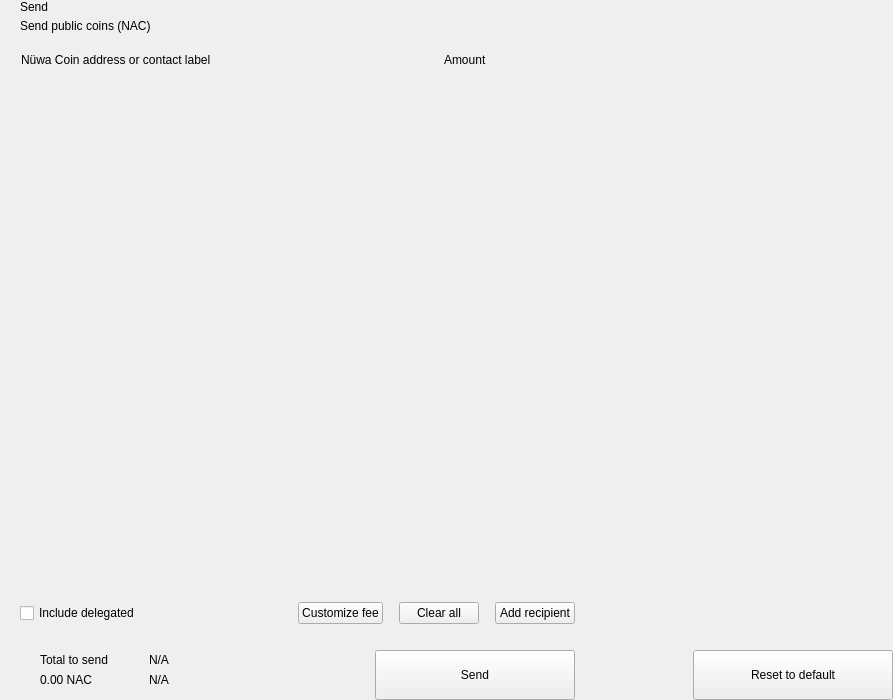
<?xml version="1.0" encoding="UTF-8"?>
<ui version="4.0">
 <class>send</class>
 <widget class="QWidget" name="send">
  <property name="geometry">
   <rect>
    <x>0</x>
    <y>0</y>
    <width>893</width>
    <height>700</height>
   </rect>
  </property>
  <property name="windowTitle">
   <string>Form</string>
  </property>
  <layout class="QHBoxLayout" name="horizontalLayout_2" stretch="2,1">
   <property name="spacing">
    <number>0</number>
   </property>
   <property name="leftMargin">
    <number>0</number>
   </property>
   <property name="topMargin">
    <number>0</number>
   </property>
   <property name="rightMargin">
    <number>0</number>
   </property>
   <property name="bottomMargin">
    <number>0</number>
   </property>
   <item>
    <widget class="QWidget" name="left" native="true">
     <layout class="QVBoxLayout" name="verticalLayout_3">
      <property name="spacing">
       <number>0</number>
      </property>
      <property name="leftMargin">
       <number>0</number>
      </property>
      <property name="topMargin">
       <number>0</number>
      </property>
      <property name="rightMargin">
       <number>0</number>
      </property>
      <property name="bottomMargin">
       <number>0</number>
      </property>
      <item>
       <layout class="QVBoxLayout" name="verticalLayout_22" stretch="0,0,0,1,0,0,0,0">
        <property name="spacing">
         <number>0</number>
        </property>
        <item>
         <layout class="QHBoxLayout" name="horizontalLayout_3">
          <property name="spacing">
           <number>0</number>
          </property>
          <property name="leftMargin">
           <number>20</number>
          </property>
          <property name="rightMargin">
           <number>20</number>
          </property>
          <item>
           <layout class="QVBoxLayout" name="verticalLayout">
            <property name="spacing">
             <number>5</number>
            </property>
            <item>
             <widget class="QLabel" name="labelTitle">
              <property name="text">
               <string>Send</string>
              </property>
              <property name="alignment">
               <set>Qt::AlignLeading|Qt::AlignLeft|Qt::AlignVCenter</set>
              </property>
             </widget>
            </item>
            <item>
             <widget class="QLabel" name="labelSubtitle1">
              <property name="text">
               <string>Send public coins (NAC)</string>
              </property>
             </widget>
            </item>
           </layout>
          </item>
          <item>
           <spacer name="horizontalSpacer">
            <property name="orientation">
             <enum>Qt::Horizontal</enum>
            </property>
            <property name="sizeHint" stdset="0">
             <size>
              <width>40</width>
              <height>20</height>
             </size>
            </property>
           </spacer>
          </item>
         </layout>
        </item>
        <item>
         <spacer name="verticalSpacer_2">
          <property name="orientation">
           <enum>Qt::Vertical</enum>
          </property>
          <property name="sizeType">
           <enum>QSizePolicy::Fixed</enum>
          </property>
          <property name="sizeHint" stdset="0">
           <size>
            <width>20</width>
            <height>20</height>
           </size>
          </property>
         </spacer>
        </item>
        <item>
         <layout class="QHBoxLayout" name="horizontalLayout" stretch="6,0,2">
          <property name="spacing">
           <number>0</number>
          </property>
          <property name="leftMargin">
           <number>10</number>
          </property>
          <property name="topMargin">
           <number>0</number>
          </property>
          <property name="rightMargin">
           <number>20</number>
          </property>
          <property name="bottomMargin">
           <number>0</number>
          </property>
          <item>
           <widget class="QLabel" name="labelSubtitleAddress">
            <property name="styleSheet">
             <string notr="true">margin-left:8px;</string>
            </property>
            <property name="text">
             <string>Nüwa Coin address or contact label</string>
            </property>
           </widget>
          </item>
          <item>
           <spacer name="horizontalSpacer_3">
            <property name="orientation">
             <enum>Qt::Horizontal</enum>
            </property>
            <property name="sizeType">
             <enum>QSizePolicy::Fixed</enum>
            </property>
            <property name="sizeHint" stdset="0">
             <size>
              <width>40</width>
              <height>1</height>
             </size>
            </property>
           </spacer>
          </item>
          <item>
           <widget class="QLabel" name="labelSubtitleAmount">
            <property name="text">
             <string>Amount</string>
            </property>
           </widget>
          </item>
         </layout>
        </item>
        <item>
         <widget class="QScrollArea" name="scrollArea">
          <property name="minimumSize">
           <size>
            <width>0</width>
            <height>350</height>
           </size>
          </property>
          <property name="styleSheet">
           <string notr="true">#scrollArea {
            background:transparent;
            margin-top:10px;
}</string>
          </property>
          <property name="horizontalScrollBarPolicy">
           <enum>Qt::ScrollBarAlwaysOff</enum>
          </property>
          <property name="sizeAdjustPolicy">
           <enum>QAbstractScrollArea::AdjustIgnored</enum>
          </property>
          <property name="widgetResizable">
           <bool>true</bool>
          </property>
          <property name="alignment">
           <set>Qt::AlignLeading|Qt::AlignLeft|Qt::AlignTop</set>
          </property>
          <widget class="QWidget" name="scrollAreaWidgetContents">
           <property name="geometry">
            <rect>
             <x>0</x>
             <y>0</y>
             <width>591</width>
             <height>16</height>
            </rect>
           </property>
           <property name="sizePolicy">
            <sizepolicy hsizetype="Preferred" vsizetype="Maximum">
             <horstretch>0</horstretch>
             <verstretch>0</verstretch>
            </sizepolicy>
           </property>
           <property name="autoFillBackground">
            <bool>false</bool>
           </property>
           <property name="styleSheet">
            <string notr="true">#scrollAreaWidgetContents {
             background:transparent;
             }</string>
           </property>
           <layout class="QVBoxLayout" name="verticalLayout_7">
            <property name="spacing">
             <number>0</number>
            </property>
            <property name="sizeConstraint">
             <enum>QLayout::SetDefaultConstraint</enum>
            </property>
            <property name="leftMargin">
             <number>0</number>
            </property>
            <property name="topMargin">
             <number>0</number>
            </property>
            <property name="rightMargin">
             <number>0</number>
            </property>
            <property name="bottomMargin">
             <number>0</number>
            </property>
           </layout>
          </widget>
         </widget>
        </item>
        <item>
         <spacer name="verticalSpacer_4">
          <property name="orientation">
           <enum>Qt::Vertical</enum>
          </property>
          <property name="sizeType">
           <enum>QSizePolicy::Fixed</enum>
          </property>
          <property name="sizeHint" stdset="0">
           <size>
            <width>20</width>
            <height>20</height>
           </size>
          </property>
         </spacer>
        </item>
        <item>
         <layout class="QHBoxLayout" name="horizontalLayout_20">
          <property name="spacing">
           <number>6</number>
          </property>
          <property name="leftMargin">
           <number>20</number>
          </property>
          <property name="rightMargin">
           <number>20</number>
          </property>
          <item>
           <widget class="QCheckBox" name="checkBoxDelegations">
            <property name="layoutDirection">
             <enum>Qt::LeftToRight</enum>
            </property>
            <property name="text">
             <string>Include delegated</string>
            </property>
           </widget>
          </item>
          <item>
           <spacer name="horizontalSpacer_4">
            <property name="orientation">
             <enum>Qt::Horizontal</enum>
            </property>
            <property name="sizeHint" stdset="0">
             <size>
              <width>10</width>
              <height>20</height>
             </size>
            </property>
           </spacer>
          </item>
          <item>
           <widget class="QPushButton" name="pushButtonFee">
            <property name="focusPolicy">
             <enum>Qt::NoFocus</enum>
            </property>
            <property name="text">
             <string>Customize fee</string>
            </property>
           </widget>
          </item>
          <item>
           <spacer name="horizontalSpacer_11">
            <property name="orientation">
             <enum>Qt::Horizontal</enum>
            </property>
            <property name="sizeType">
             <enum>QSizePolicy::Minimum</enum>
            </property>
            <property name="sizeHint" stdset="0">
             <size>
              <width>10</width>
              <height>20</height>
             </size>
            </property>
           </spacer>
          </item>
          <item>
           <widget class="QPushButton" name="pushButtonClear">
            <property name="focusPolicy">
             <enum>Qt::NoFocus</enum>
            </property>
            <property name="layoutDirection">
             <enum>Qt::RightToLeft</enum>
            </property>
            <property name="text">
             <string>Clear all</string>
            </property>
           </widget>
          </item>
          <item>
           <spacer name="horizontalSpacer_6">
            <property name="orientation">
             <enum>Qt::Horizontal</enum>
            </property>
            <property name="sizeType">
             <enum>QSizePolicy::Fixed</enum>
            </property>
            <property name="sizeHint" stdset="0">
             <size>
              <width>10</width>
              <height>20</height>
             </size>
            </property>
           </spacer>
          </item>
          <item>
           <widget class="QPushButton" name="pushButtonAddRecipient">
            <property name="focusPolicy">
             <enum>Qt::NoFocus</enum>
            </property>
            <property name="text">
             <string>Add recipient</string>
            </property>
           </widget>
          </item>
         </layout>
        </item>
        <item>
         <spacer name="verticalSpacer">
          <property name="orientation">
           <enum>Qt::Vertical</enum>
          </property>
          <property name="sizeType">
           <enum>QSizePolicy::Fixed</enum>
          </property>
          <property name="sizeHint" stdset="0">
           <size>
            <width>20</width>
            <height>16</height>
           </size>
          </property>
         </spacer>
        </item>
        <item>
         <layout class="QHBoxLayout" name="horizontalLayout_7">
          <property name="rightMargin">
           <number>20</number>
          </property>
          <item>
           <layout class="QHBoxLayout" name="horizontalLayout_10">
            <property name="spacing">
             <number>0</number>
            </property>
            <property name="leftMargin">
             <number>8</number>
            </property>
            <item>
             <widget class="QStackedWidget" name="stackedWidget">
              <property name="minimumSize">
               <size>
                <width>0</width>
                <height>60</height>
               </size>
              </property>
              <property name="maximumSize">
               <size>
                <width>16777215</width>
                <height>60</height>
               </size>
              </property>
              <widget class="QWidget" name="page1">
               <layout class="QVBoxLayout" name="verticalLayout_71" stretch="0">
                <property name="spacing">
                 <number>6</number>
                </property>
                <property name="leftMargin">
                 <number>12</number>
                </property>
                <property name="topMargin">
                 <number>0</number>
                </property>
                <property name="rightMargin">
                 <number>0</number>
                </property>
                <property name="bottomMargin">
                 <number>0</number>
                </property>
                <item>
                 <widget class="QWidget" name="coinWidget" native="true">
                  <property name="minimumSize">
                   <size>
                    <width>0</width>
                    <height>60</height>
                   </size>
                  </property>
                  <property name="maximumSize">
                   <size>
                    <width>16777215</width>
                    <height>60</height>
                   </size>
                  </property>
                  <layout class="QHBoxLayout" name="horizontalLayout_9">
                   <property name="spacing">
                    <number>0</number>
                   </property>
                   <property name="leftMargin">
                    <number>20</number>
                   </property>
                   <property name="topMargin">
                    <number>10</number>
                   </property>
                   <property name="rightMargin">
                    <number>20</number>
                   </property>
                   <property name="bottomMargin">
                    <number>10</number>
                   </property>
                   <item>
                    <layout class="QVBoxLayout" name="verticalSend">
                     <property name="spacing">
                      <number>0</number>
                     </property>
                     <item>
                      <widget class="QLabel" name="labelTitleTotalSend">
                       <property name="text">
                        <string>Total to send</string>
                       </property>
                      </widget>
                     </item>
                     <item>
                      <widget class="QLabel" name="labelAmountSend">
                       <property name="text">
                        <string notr="true">0.00 NAC</string>
                       </property>
                      </widget>
                     </item>
                    </layout>
                   </item>
                   <item>
                    <spacer name="horizontalSpacer_9">
                     <property name="orientation">
                      <enum>Qt::Horizontal</enum>
                     </property>
                     <property name="sizeType">
                      <enum>QSizePolicy::Fixed</enum>
                     </property>
                     <property name="sizeHint" stdset="0">
                      <size>
                       <width>20</width>
                       <height>20</height>
                      </size>
                     </property>
                    </spacer>
                   </item>
                   <item>
                    <widget class="QLabel" name="labelLine">
                     <property name="minimumSize">
                      <size>
                       <width>1</width>
                       <height>0</height>
                      </size>
                     </property>
                     <property name="maximumSize">
                      <size>
                       <width>1</width>
                       <height>16777215</height>
                      </size>
                     </property>
                     <property name="text">
                      <string/>
                     </property>
                    </widget>
                   </item>
                   <item>
                    <spacer name="horizontalSpacer_10">
                     <property name="orientation">
                      <enum>Qt::Horizontal</enum>
                     </property>
                     <property name="sizeType">
                      <enum>QSizePolicy::Fixed</enum>
                     </property>
                     <property name="sizeHint" stdset="0">
                      <size>
                       <width>20</width>
                       <height>20</height>
                      </size>
                     </property>
                    </spacer>
                   </item>
                   <item>
                    <layout class="QVBoxLayout" name="verticalRemaining">
                     <property name="spacing">
                      <number>0</number>
                     </property>
                     <item>
                      <widget class="QLabel" name="labelTitleTotalRemaining">
                       <property name="text">
                        <string notr="true">N/A</string>
                       </property>
                      </widget>
                     </item>
                     <item>
                      <widget class="QLabel" name="labelAmountRemaining">
                       <property name="text">
                        <string notr="true">N/A</string>
                       </property>
                      </widget>
                     </item>
                    </layout>
                   </item>
                  </layout>
                 </widget>
                </item>
               </layout>
              </widget>
              <widget class="QWidget" name="page_2"/>
             </widget>
            </item>
           </layout>
          </item>
          <item>
           <spacer name="horizontalSpacer_5">
            <property name="orientation">
             <enum>Qt::Horizontal</enum>
            </property>
            <property name="sizeType">
             <enum>QSizePolicy::Expanding</enum>
            </property>
            <property name="sizeHint" stdset="0">
             <size>
              <width>40</width>
              <height>20</height>
             </size>
            </property>
           </spacer>
          </item>
          <item alignment="Qt::AlignBottom">
           <widget class="QPushButton" name="pushButtonSave">
            <property name="minimumSize">
             <size>
              <width>200</width>
              <height>50</height>
             </size>
            </property>
            <property name="maximumSize">
             <size>
              <width>200</width>
              <height>50</height>
             </size>
            </property>
            <property name="focusPolicy">
             <enum>Qt::NoFocus</enum>
            </property>
            <property name="text">
             <string>Send</string>
            </property>
           </widget>
          </item>
         </layout>
        </item>
       </layout>
      </item>
     </layout>
    </widget>
   </item>
   <item>
    <widget class="QWidget" name="right" native="true">
     <layout class="QVBoxLayout" name="verticalLayout_5">
      <property name="leftMargin">
       <number>0</number>
      </property>
      <property name="topMargin">
       <number>0</number>
      </property>
      <property name="rightMargin">
       <number>0</number>
      </property>
      <property name="bottomMargin">
       <number>0</number>
      </property>
      <item>
       <layout class="QVBoxLayout" name="verticalLayout_4">
        <property name="spacing">
         <number>6</number>
        </property>
        <item>
         <widget class="OptionButton" name="btnCoinControl" native="true">
          <property name="minimumSize">
           <size>
            <width>0</width>
            <height>50</height>
           </size>
          </property>
         </widget>
        </item>
        <item>
         <widget class="OptionButton" name="btnChangeAddress" native="true">
          <property name="minimumSize">
           <size>
            <width>0</width>
            <height>50</height>
           </size>
          </property>
         </widget>
        </item>
        <item>
         <widget class="OptionButton" name="btnUri" native="true">
          <property name="minimumSize">
           <size>
            <width>0</width>
            <height>50</height>
           </size>
          </property>
         </widget>
        </item>
        <item>
         <spacer name="verticalSpacer_5">
          <property name="orientation">
           <enum>Qt::Vertical</enum>
          </property>
          <property name="sizeHint" stdset="0">
           <size>
            <width>20</width>
            <height>40</height>
           </size>
          </property>
         </spacer>
        </item>
        <item>
         <layout class="QHBoxLayout" name="horizontalLayout_8">
          <item>
           <spacer name="horizontalSpacer_7">
            <property name="orientation">
             <enum>Qt::Horizontal</enum>
            </property>
            <property name="sizeHint" stdset="0">
             <size>
              <width>40</width>
              <height>20</height>
             </size>
            </property>
           </spacer>
          </item>
          <item>
           <widget class="QPushButton" name="pushButtonReset">
            <property name="minimumSize">
             <size>
              <width>200</width>
              <height>50</height>
             </size>
            </property>
            <property name="maximumSize">
             <size>
              <width>200</width>
              <height>50</height>
             </size>
            </property>
            <property name="focusPolicy">
             <enum>Qt::NoFocus</enum>
            </property>
            <property name="text">
             <string>Reset to default</string>
            </property>
           </widget>
          </item>
         </layout>
        </item>
       </layout>
      </item>
     </layout>
    </widget>
   </item>
  </layout>
 </widget>
 <customwidgets>
  <customwidget>
   <class>OptionButton</class>
   <extends>QWidget</extends>
   <header>qt/nuwacoin/optionbutton.h</header>
   <container>1</container>
  </customwidget>
 </customwidgets>
 <resources/>
 <connections/>
</ui>
